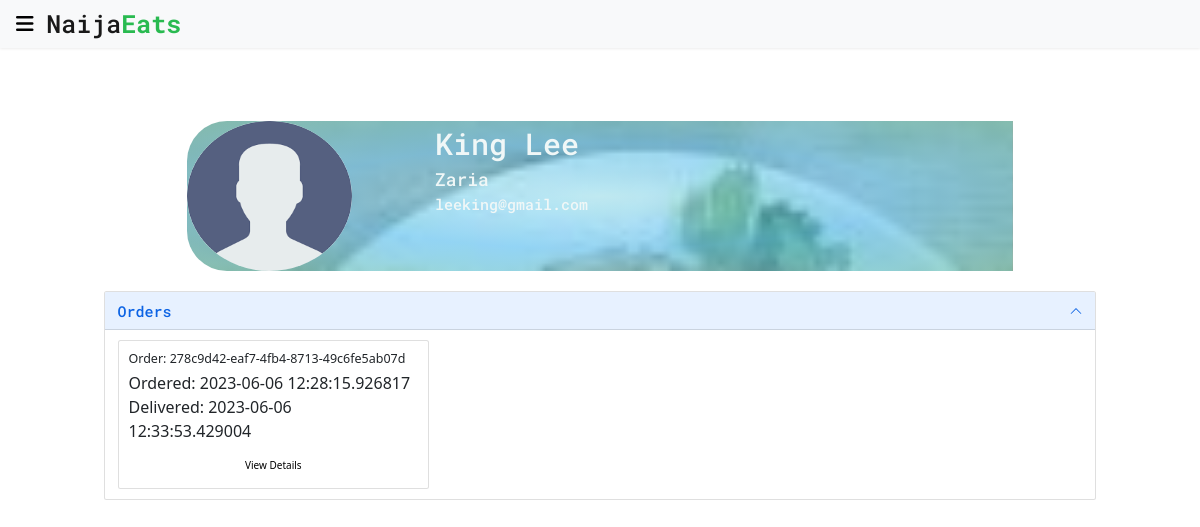
The page /profile/ee149f5c-43ed-4e3f-858e-1a1e270fdc3e (signed in) on the database its author committed.
### app/models/user.py (models this page shows, shortened)
class User(UserMixin, db.Model):
    id = db.Column(db.String(50), primary_key=True, default=generate_uuid)
    first_name = db.Column(db.String(70), nullable=True)
    last_name = db.Column(db.String(70), nullable=True)
    org_name = db.Column(db.String(70), nullable=True)
    image_url = db.Column(db.Text, nullable=False,
                          default='../static/images/sample_user.png')
    email = db.Column(db.String(150), nullable=False, unique=True)
    password = db.Column(db.String(100), nullable=False)
    is_business = db.Column(db.Boolean(), nullable=False, default=False)
    address = db.Column(db.Text, default='User Address Supposed To Go Here')
    city_id = db.Column(db.String(50), db.ForeignKey('city.id'),
                        nullable=False)
    menu = db.relationship('MenuItem', backref='restaurant', lazy=True)
    orders = db.relationship('PlacedOrder', backref='buyer', lazy=True)
    reviews = db.relationship('Review', backref='user', lazy=True)

### app/models/city.py (models this page shows, shortened)
class City(db.Model):
    id = db.Column(db.String(50), primary_key=True, default=generate_uuid)
    name = db.Column(db.String(30), nullable=False, unique=True)
    zip_code = db.Column(db.String(20))
    users = db.relationship('User', backref='city', lazy=True)

### app/models/placed_order.py (models this page shows, shortened)
class PlacedOrder(db.Model):
    id = db.Column(db.String(50), primary_key=True, default=generate_uuid)
    quantity = db.Column(db.Integer, nullable=False, default=0)
    order_date = db.Column(db.DateTime, nullable=False, default=datetime.now())
    delivery_date = db.Column(db.DateTime)
    delivery_address = db.Column(db.Text)
    total_price = db.Column(db.Float)
    cancelled = db.Column(db.Boolean, default=False)
    delivered = db.Column(db.Boolean, default=False)
    user_id = db.Column(db.String(50), db.ForeignKey('user.id'),
                        nullable=True)
    reviews = db.relationship('Review', backref='order', lazy=True)
    menu = db.relationship('MenuItem', secondary='order_menuitem',
                           backref='orders')

### app/user/routes.py (the view)
@bp.route("/profile/<user_id>")
@login_required
def profile(user_id):
    user = User.query.get(user_id)
    orders = []
    if user.is_business:
        menu = MenuItem.query.all()
        for menu_item in menu:
            if menu_item.restaurant == user:
                orders.extend(menu_item.orders)
        order_ids = set([order.id for order in orders])
        orders = []
        for order_id in order_ids:
            orders.append(PlacedOrder.query.get(order_id))
    else:
        orders = user.orders
    return render_template('profile.html', user=user, orders=orders)

### app/__init__.py (called while the page is built)
def create_app(config_class=Config):
    app = Flask(__name__)
    app.config.from_object(config_class)
    db.init_app(app=app)
    login_manager = LoginManager()
    login_manager.init_app(app)
    login_manager.login_view = 'user_bp.login'
    from app.main import bp as main_bp
    from app.user import bp as user_bp
    app.register_blueprint(main_bp)
    app.register_blueprint(user_bp)
    @login_manager.user_loader
    def load_user(user_id):
        return User.query.get(user_id)
    @app.route('/test/')
    def test_app():
        return '<h1>It seems the app is working well</h1>'
    return app

### app/templates/profile.html (shortened to what this page needs)
{% extends "base.html" %}
{% block content %}
{% include 'simple_nav.html' %}
<div class="profile-area">
  <div class="profile-header">
    <div class="profile-image">
      <img src="{{ user.image_url }}" alt="Image of a sample user profile">
    </div>
    <div class="profile-details">
      {% if user.is_business %}
      <span id="user_name">{{ user.org_name }}</span>
      {% else %}
      <span id="user_name">{{ user.first_name }} {{ user.last_name }}</span>
      {% endif %}
      <span id="user_city">{{ user.city.name }}</span>
      <span id="user_email">{{ user.email }}</span>
    </div>
  </div>
  <div class="profile-body">
    <div class="accordion" id="accordionExample">
      <div class="accordion-item">
        <h2 class="accordion-header" id="headingOne">
          <button class="accordion-button" type="button" data-bs-toggle="collapse" data-bs-target="#orderPane"
            aria-expanded="true" aria-controls="orderPane">
            <span class="accordion-header">Orders</span>
          </button>
        </h2>
        <div id="orderPane" class="accordion-collapse collapse show" aria-labelledby="headingOne"
          data-bs-parent="#accordionExample">
          <div class="accordion-body">
            {% if orders |length > 0 %}
            <div class="row">
              {% for order in orders %}
              <div class="col-sm-4">
                <div class="card">
                  <div class="card-body">
                    <h5 class="card-title">Order: {{ order.id }}</h5>
                    <p class="card-text">
                      <span>Ordered: {{ order.order_date }}</span><br>
                      <span>Delivered:
                        {% if order.delivered %}
                        {{ order.delivery_date }}
                        {% elif order.cancelled %}
                        Order Cancelled
                        {% else %}
                        To be delivered
                        {% endif %}
                      </span>
                    </p>
                    <div class="order-control">
                      <a href="#" class="btn">View Details</a>
                    </div>
                  </div>
                </div>
              </div>
              {% endfor %}
            </div>
            {% else %}
            <b> Orders Associated With This User Will Appear Here </b>
            {% endif %}
          </div>
        </div>
      </div>
    </div>
  </div>
</div>
{% endblock %}

### app/static/style/main.css (style rules this page uses)
* { margin: 0; padding: 0; box-sizing: border-box; }
html { font-size: 10px; }
body { position: relative; font-size: 1.6rem; padding: 10px; }
a, a:link, a:visited, a:active { color: black; text-decoration: none; }
.profile-area { width: 90%; height: fit-content; margin: 5vh auto; padding: 1.5rem; }
.profile-header { width: 80%; margin: 0 auto; background-image: radial-gradient( ellipse, rgba(84, 213, 227, 0.3), rgba(105, 197, 240, 0.7), rgba(115, 199, 185, 0.7) ), url(../images/naijafoods.jpeg); background-repeat: no-repeat; background-size: 100%; background-position: top center; border-top-left-radius: 4rem; border-bottom-left-radius: 4rem; }
.profile-image { display: inline-block; width: 20%; height: fit-content; }
.profile-image img { width: 100%; height: 150px; border-radius: 50%; }
.profile-details { width: 70%; height: 50%; float: right; }
.profile-details span { display: block; font-family: 'Roboto Mono', monospace; font-weight: 500; color: #f0f7f7; }
.profile-details #user_name { font-size: 3rem; }
.profile-details #user_city { font-size: 1.8rem; }
.profile-details #user_email { font-size: 1.5rem; }
.profile-body { padding: 2rem; }
.profile-body .accordion-header { font-family: 'Roboto Mono', monospace; font-size: 1.5rem; font-weight: 500; }
.order-control { display: flex; flex-direction: row; justify-content: space-around; }

### rows shown on the page
User: image_url (picture), first_name "King", last_name "Lee", email "leeking@gmail.com"
City: city.name "Zaria"
PlacedOrder: id "278c9d42-eaf7-4fb4-8713-49c6fe5ab07d", order_date "2023-06-06 12:28:15.926817", delivery_date "2023-06-06 12:33:53.429004"
